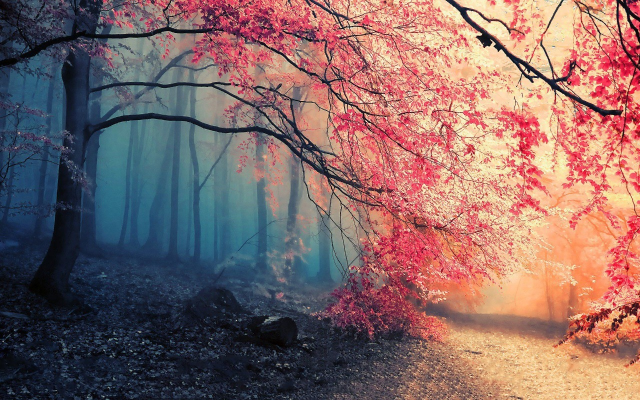
#> input picture CV Task 4/flower.jpeg, 1280 x 800 px (shown at 1/2 size)
$ jupyter execute 'Task 4.2 - Crop & Overlapping.ipynb'
#> lines starting #> are read from the running program, lines starting #| are printed output that depends on the picture; after the words box and inside, x2 and y2 are one past the last pixel; in counts of white or black regions, pixels touching at a corner belong together
[cell 1]
import cv2
import numpy

[cell 2]
photo1 = cv2.imread('flower.jpeg')
#> photo1 is the input picture: shape (800, 1280, 3); mean B, G, R 101.6, 103.9, 132.8
photo2 = cv2.imread('eye.jpeg')
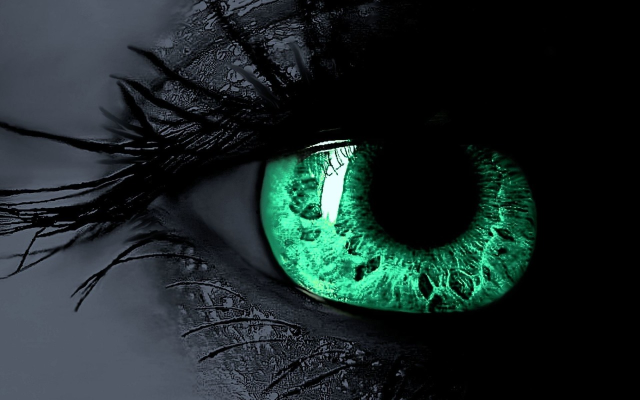
#> input picture CV Task 4/eye.jpeg, 1280 x 800 px (shown at 1/2 size)
#> photo2 is the input picture: shape (800, 1280, 3); mean B, G, R 40.1, 40.2, 27.4

[cell 3]
cv2.imshow('photo1', photo1)
cv2.waitKey()
cv2.destroyAllWindows()

[cell 4]
cv2.imshow('photo2', photo2)
cv2.waitKey()
cv2.destroyAllWindows()

[cell 5]
photo1.shape
#> Out = (800, 1280, 3)

[cell 6]
photo2.shape
#> Out = (800, 1280, 3)

[cell 7]
cphoto1 = photo1 [200:600, 400:800,]
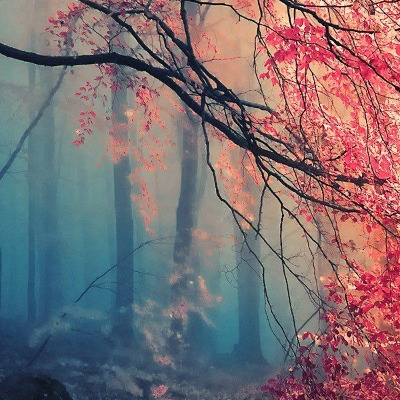
#> cphoto1: shape (400, 400, 3); mean B, G, R 114.1, 110, 125.3

[cell 8]
cv2.imshow('photoc1', cphoto1)
cv2.waitKey()
cv2.destroyAllWindows()

[cell 9]
cphoto2 = photo2 [200:600, 400:800,]
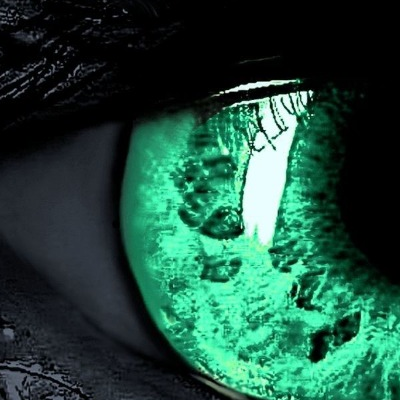
#> cphoto2: shape (400, 400, 3); mean B, G, R 61.1, 76.4, 31.9

[cell 10]
cv2.imshow('photoc', cphoto2)
cv2.waitKey()
cv2.destroyAllWindows()

[cell 11]
photo1[200:600,400:800] = cphoto2[0:400,0:400]
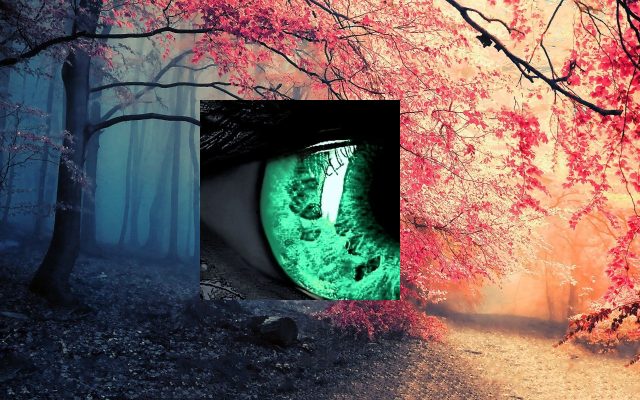
#> photo1: shape (800, 1280, 3) (shown at 1/2 size); 15.62% of pixels changed, all inside (x1, y1, x2, y2) = (400, 200, 800, 600)

[cell 12]
cv2.imshow('photo3', photo1)
cv2.waitKey()
cv2.destroyAllWindows()

[cell 13]
photo1 = cv2.imread('flower.jpeg')
photo2 = cv2.imread('eye.jpeg')
cphoto1 = photo1 [200:600, 400:800,]

[cell 14]
photo2[200:600,400:800] = cphoto1[0:400,0:400]
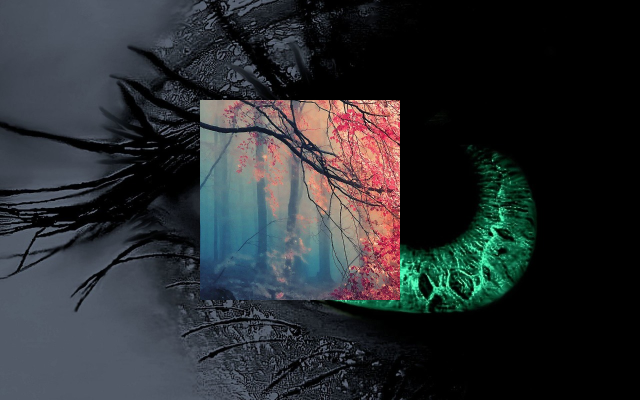
#> photo2: shape (800, 1280, 3) (shown at 1/2 size); 15.62% of pixels changed, all inside (x1, y1, x2, y2) = (400, 200, 800, 600)
